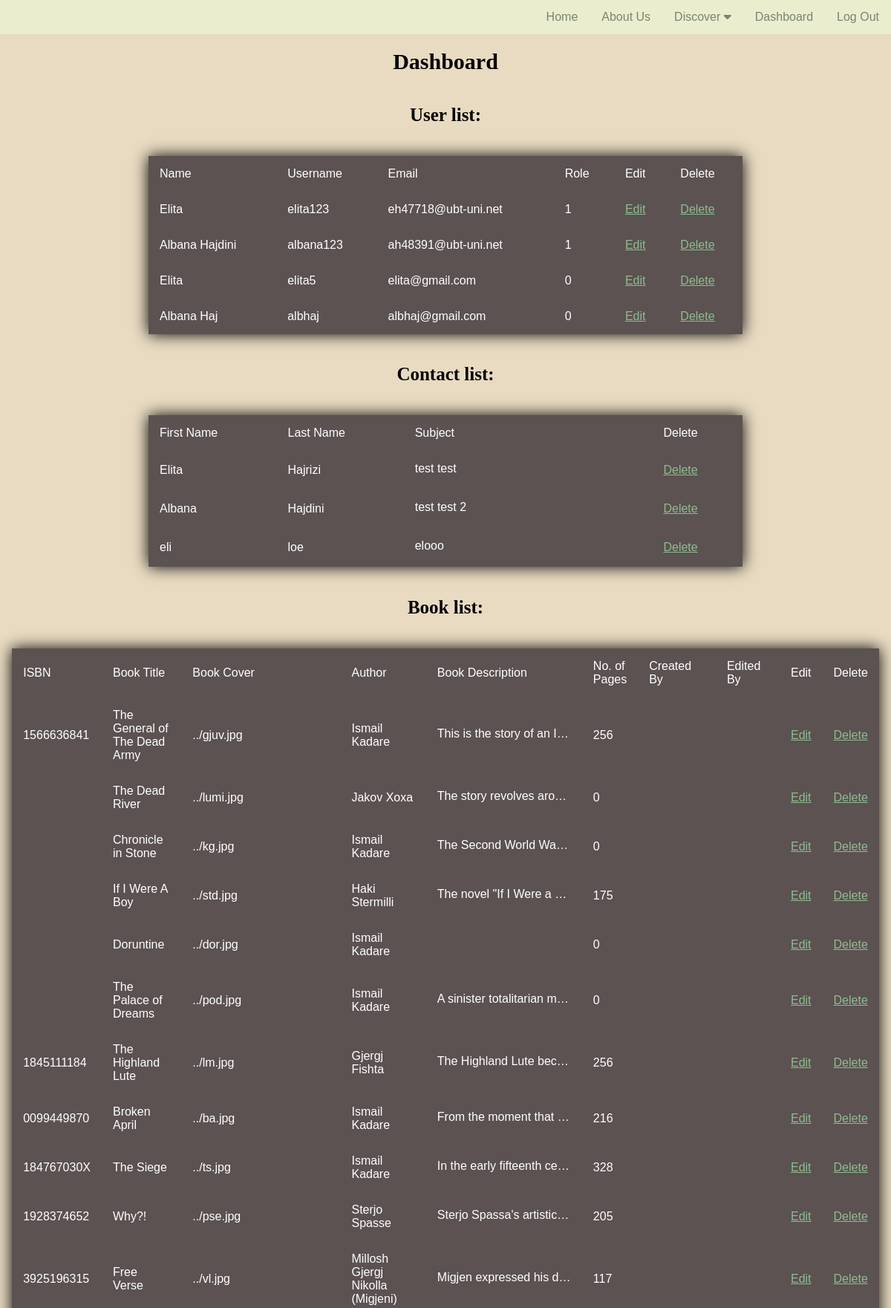
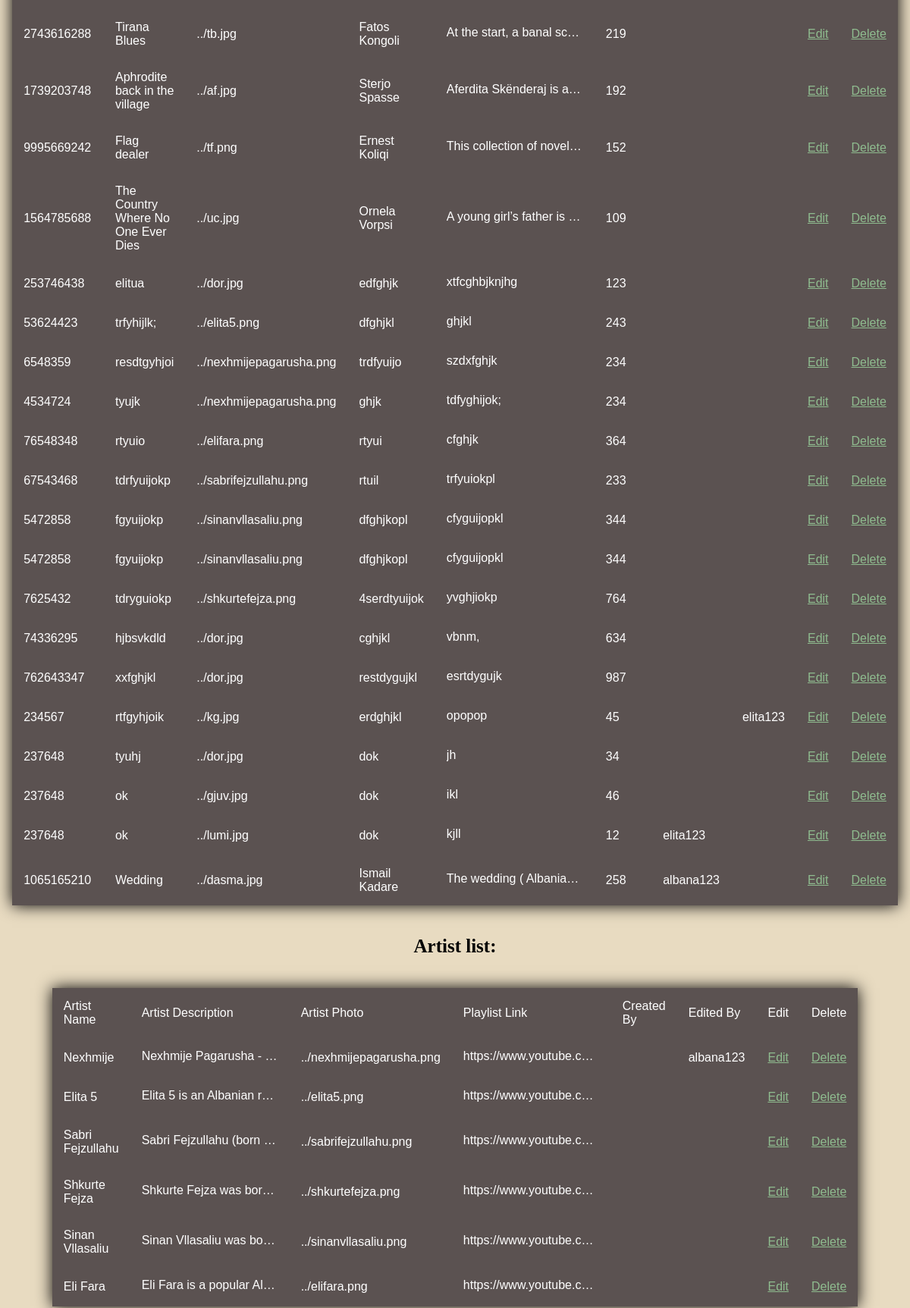
Page /phpFiles/dashboard.php (signed in, upper part) on the committed database (2 pictures, top to bottom).
### tables this page shows
CREATE TABLE `webusers` (
  `userid` int(11) NOT NULL,
  `name` varchar(255) NOT NULL,
  `username` varchar(255) NOT NULL,
  `password` binary(60) NOT NULL,
  `email` varchar(255) NOT NULL,
  `role` int(11) NOT NULL
);

CREATE TABLE `contact` (
  `contactid` int(11) NOT NULL,
  `firstname` varchar(255) NOT NULL,
  `lastname` varchar(255) NOT NULL,
  `subject` varchar(255) NOT NULL
);

CREATE TABLE `books` (
  `bookid` int(11) NOT NULL,
  `titulli` varchar(255) NOT NULL,
  `foto` varchar(255) NOT NULL,
  `autori` varchar(255) NOT NULL,
  `pershkrimi` text NOT NULL,
  `isbn` varchar(13) NOT NULL,
  `pagenr` int(11) NOT NULL,
  `created_by` varchar(255) NOT NULL,
  `edited_by` varchar(255) NOT NULL
);

CREATE TABLE `music` (
  `artistid` int(11) NOT NULL,
  `name` varchar(255) NOT NULL,
  `description` varchar(255) NOT NULL,
  `foto` varchar(255) NOT NULL,
  `created_by` varchar(255) NOT NULL,
  `edited_by` varchar(255) NOT NULL,
  `link` varchar(255) NOT NULL
);

### phpFiles/dbConfig.php (called while the page is built, shortened)
<?php
class DatabasePDOConfiguration{
	private $connection;
	private $host = "localhost";
	private $dbname = "projektiweb-1";
	private $username = "root";
	private $password = "";
	protected function getConnection(){
		return $this -> connection;
	}
	protected function createConnection(){
		$this -> connection = new PDO("mysql:host=$this->host;dbname=$this->dbname",$this->username,$this->password);
		$this -> connection -> setAttribute(PDO::ATTR_ERRMODE, PDO::ERRMODE_EXCEPTION);
	}
}

### phpFiles/userMapper.php (called while the page is built, shortened)
<?php
require_once 'dbConfig.php';
class UserMapper extends DatabasePDOConfiguration{
	private $conn;
	public function __construct(){
		$this -> conn = $this -> getConnection();
	}
	public function getAllUsers(){
		$this -> query = "select *  from webusers";
		$statement = $this -> conn -> prepare($this -> query);
		$statement -> execute();
		$result = $statement -> fetchAll(PDO::FETCH_ASSOC);
		return $result;
	}
	public function getAllContactData(){
		$this -> query = "select *  from contact";
		$statement = $this->conn-> prepare($this -> query);
		$statement -> execute();
		$result = $statement -> fetchAll(PDO::FETCH_ASSOC);
		return $result;
	}
	public function getAllBooks(){
		$this -> query = "select *  from books";
		$statement = $this->conn-> prepare($this -> query);
		$statement -> execute();
		$result = $statement -> fetchAll(PDO::FETCH_ASSOC);
		return $result;
	}
	public function getAllArtists(){
		$this -> query = "select *  from music";
		$statement = $this->conn-> prepare($this -> query);
		$statement -> execute();
		$result = $statement -> fetchAll(PDO::FETCH_ASSOC);
		return $result;
	}
}

### phpFiles/dashboard.php (the view, shortened to what this page needs)
<?php
include_once 'header.php';
include_once 'userMapper.php';
if (isset($_SESSION["role"]) && $_SESSION["role"] == 1) {
    $mapper =  new UserMapper();
    $userList = $mapper->getAllUsers();
	$contactList = $mapper->getAllContactData();
	$bookList = $mapper->getAllBooks();
	$musicList = $mapper->getAllArtists();
} else {
    header("Location:./phpPages/getInvolved.php");
}
?>
<div class="dashboard_body">
		<h1>Dashboard</h1>
    <div class="dashb_list">
        <h2>User list:</h2>
		<table class="dashboard_table">
            <thead>
                <tr>
                    <td>Name</td>
                    <td>Username</td>
                    <td>Email</td>
                    <td>Role</td>
                    <td>Edit</td>
                    <td>Delete</td>
                </tr>
            </thead>
            <tbody>
				 <?php
                foreach ($userList as $user) {
                ?>
                    <tr>
                        <td><?php echo $user['name']; ?></td>
                        <td><?php echo $user['username']; ?></td>
                        <td><?php echo $user['email']; ?></td>
                        <td><?php echo $user['role']; ?></td>
						<td><a href=<?php echo "edit.php?id=" . $user['userid'];
                                    ?>>Edit</td>
                        <td><a href=<?php echo "delUser.php?id=" . $user['userid'];
                                    ?>>Delete</td>
                    </tr>
                <?php
                }
                ?>
            </tbody>
        </table>
    </div>
    <div class="dashb_list">
        <h2>Contact list:</h2>
		<table class="dashboard_table">
            <thead>
                <tr>
                    <td>First Name</td>
                    <td>Last Name</td>
                    <td>Subject</td>
                    <td>Delete</td>
                </tr>
            </thead>
            <tbody>
				 <?php
                foreach ($contactList as $contact) {
                ?>
                    <tr>
                        <td><?php echo $contact['firstname']; ?></td>
                        <td><?php echo $contact['lastname']; ?></td>
                        <td><span><?php echo $contact['subject']; ?></span></td>
                        <td><a href=<?php echo "delContact.php?id=" . $contact['contactid'];
                                    ?>>Delete</td>
                    </tr>
                <?php
                }
                ?>
            </tbody>
        </table>
    </div>
    <div class="dashb_list">
        <h2>Book list:</h2>
		<table class="dashboard_table">
            <thead>
                <tr>
                    <td>ISBN</td>
                    <td>Book Title</td>
                    <td>Book Cover</td>
                    <td>Author</td>
                    <td>Book Description</td>
                    <td>No. of Pages</td>
                    <td>Created By</td>
                    <td>Edited By</td>
                    <td>Edit</td>
                    <td>Delete</td>
                </tr>
            </thead>
            <tbody>
				 <?php
                foreach ($bookList as $book) {
                ?>
                    <tr>
                        <td><?php echo $book['isbn']; ?></td>
                        <td><?php echo $book['titulli']; ?></td>
                        <td><?php echo $book['foto']; ?></td>
                        <td><?php echo $book['autori']; ?></td>
                        <td><span><?php echo $book['pershkrimi']; ?></span></td>
                        <td><?php echo $book['pagenr']; ?></td>
                        <td><?php echo $book['created_by']; ?></td>
                        <td><?php echo $book['edited_by']; ?></td>
                        <td><a href=<?php echo "editBook.php?id=" . $book['bookid'];
                                    ?>>Edit</td>
                        <td><a href=<?php echo "delBook.php?id=" . $book['bookid'];
                                    ?>>Delete</td>
                    </tr>
                <?php
                }
                ?>
            </tbody>
        </table>
    </div>
        <div class="dashb_list">
        <h2>Artist list:</h2>
		<table class="dashboard_table">
            <thead>
                <tr>
                    <td>Artist Name</td>
                    <td>Artist Description</td>
                    <td>Artist Photo</td>
                    <td>Playlist Link</td>
                    <td>Created By</td>
                    <td>Edited By</td>
                    <td>Edit</td>
                    <td>Delete</td>
                </tr>
            </thead>
            <tbody>
				 <?php
                foreach ($musicList as $music) {
                ?>
                    <tr>
                        <td><?php echo $music['name']; ?></td>
                        <td><span><?php echo $music['description']; ?></span></td>
                        <td><?php echo $music['foto']; ?></td>
                        <td><span><?php echo $music['link']; ?></span></td>
                        <td><?php echo $music['created_by']; ?></td>
                        <td><?php echo $music['edited_by']; ?></td>
                        <td><a href=<?php echo "editMusic.php?id=" . $music['artistid'];
                                    ?>>Edit</td>
                        <td><a href=<?php echo "delArtist.php?id=" . $music['artistid'];
                                    ?>>Delete</td>
                    </tr>
                <?php
                }
                ?>
            </tbody>
        </table>
    </div>
</div>
<?php
include 'footer.php'
?>

### css/style.css (style rules this page uses)
* { box-sizing: border-box; font-family: 'Popins', sans-serif; }
html, body { height: 100%; background-color: #e8dbc1; }
body { margin: 0; height: 100%; }
.dashb_list span { display: inline-block; width: 180px; white-space: nowrap; overflow: hidden !important; text-overflow: ellipsis; }
.dashboard_body h1 { font-family:Georgia, 'Times New Roman', Times, serif; text-align: center; font-size: 30px; }
.dashb_list h2 { font-family:Georgia, 'Times New Roman', Times, serif; text-align: center; font-size: 25px; }
.dashb_list { display: flex; flex-direction: column; align-items: center; }
table { margin: 20px; width: 800px; border-collapse: collapse; overflow: hidden; box-shadow: 0 0 20px; }
th,td { padding: 15px; background-color: #5b5251; color: #fff; }
table a { color: darkseagreen; }

### rows in the picture
webusers: name "Elita", username "elita123", email "eh47718@ubt-uni.net", role "1"
webusers: name "Albana Hajdini", username "albana123", email "ah48391@ubt-uni.net", role "1"
webusers: name "Elita", username "elita5", email "elita@gmail.com", role "0"
webusers: name "Albana Haj", username "albhaj", email "albhaj@gmail.com", role "0"
contact: firstname "Elita", lastname "Hajrizi", subject "test test"
contact: firstname "Albana", lastname "Hajdini", subject "test test 2"
contact: firstname "eli", lastname "loe", subject "elooo"
books: isbn "1566636841", titulli "The General of The Dead Army", foto "../gjuv.jpg", autori "Ismail Kadare", pershkrimi "This is the story of an I…", pagenr "256"
books: titulli "The Dead River", foto "../lumi.jpg", autori "Jakov Xoxa", pershkrimi "The story revolves aro…", pagenr "0"
books: titulli "Chronicle in Stone", foto "../kg.jpg", autori "Ismail Kadare", pershkrimi "The Second World Wa…", pagenr "0"
books: titulli "If I Were A Boy", foto "../std.jpg", autori "Haki Stermilli", pershkrimi "The novel \"If I Were a…", pagenr "175"
books: titulli "Doruntine", foto "../dor.jpg", autori "Ismail Kadare", pagenr "0"
books: titulli "The Palace of Dreams", foto "../pod.jpg", autori "Ismail Kadare", pershkrimi "A sinister totalitarian m…", pagenr "0"
books: isbn "1845111184", titulli "The Highland Lute", foto "../lm.jpg", autori "Gjergj Fishta", pershkrimi "The Highland Lute bec…", pagenr "256"
books: isbn "0099449870", titulli "Broken April", foto "../ba.jpg", autori "Ismail Kadare", pershkrimi "From the moment that…", pagenr "216"
books: isbn "184767030X", titulli "The Siege", foto "../ts.jpg", autori "Ismail Kadare", pershkrimi "In the early fifteenth ce…", pagenr "328"
books: isbn "1928374652", titulli "Why?!", foto "../pse.jpg", autori "Sterjo Spasse", pershkrimi "Sterjo Spassa's artistic…", pagenr "205"
books: isbn "3925196315", titulli "Free Verse", foto "../vl.jpg", autori "Millosh Gjergj Nikolla (Migjeni)", pershkrimi "Migjen expressed his d…", pagenr "117"
books: isbn "2743616288", titulli "Tirana Blues", foto "../tb.jpg", autori "Fatos Kongoli", pershkrimi "At the start, a banal sc…", pagenr "219"
books: isbn "1739203748", titulli "Aphrodite back in the village", foto "../af.jpg", autori "Sterjo Spasse", pershkrimi "Aferdita Skënderaj is a…", pagenr "192"
books: isbn "9995669242", titulli "Flag dealer", foto "../tf.png", autori "Ernest Koliqi", pershkrimi "This collection of novel…", pagenr "152"
books: isbn "1564785688", titulli "The Country Where No One Ever Dies", foto "../uc.jpg", autori "Ornela Vorpsi", pershkrimi "A young girl’s father is…", pagenr "109"
books: isbn "253746438", titulli "elitua", foto "../dor.jpg", autori "edfghjk", pershkrimi "xtfcghbjknjhg", pagenr "123"
books: isbn "53624423", titulli "trfyhijlk;", foto "../elita5.png", autori "dfghjkl", pershkrimi "ghjkl", pagenr "243"
books: isbn "6548359", titulli "resdtgyhjoi", foto "../nexhmijepagarusha.png", autori "trdfyuijo", pershkrimi "szdxfghjk", pagenr "234"
books: isbn "4534724", titulli "tyujk", foto "../nexhmijepagarusha.png", autori "ghjk", pershkrimi "tdfyghijok;", pagenr "234"
books: isbn "76548348", titulli "rtyuio", foto "../elifara.png", autori "rtyui", pershkrimi "cfghjk", pagenr "364"
books: isbn "67543468", titulli "tdrfyuijokp", foto "../sabrifejzullahu.png", autori "rtuil", pershkrimi "trfyuiokpl", pagenr "233"
books: isbn "5472858", titulli "fgyuijokp", foto "../sinanvllasaliu.png", autori "dfghjkopl", pershkrimi "cfyguijopkl", pagenr "344"
books: isbn "5472858", titulli "fgyuijokp", foto "../sinanvllasaliu.png", autori "dfghjkopl", pershkrimi "cfyguijopkl", pagenr "344"
books: isbn "7625432", titulli "tdryguiokp", foto "../shkurtefejza.png", autori "4serdtyuijok", pershkrimi "yvghjiokp", pagenr "764"
books: isbn "74336295", titulli "hjbsvkdld", foto "../dor.jpg", autori "cghjkl", pershkrimi "vbnm,", pagenr "634"
books: isbn "762643347", titulli "xxfghjkl", foto "../dor.jpg", autori "restdygujkl", pershkrimi "esrtdygujk", pagenr "987"
books: isbn "234567", titulli "rtfgyhjoik", foto "../kg.jpg", autori "erdghjkl", pershkrimi "opopop", pagenr "45", edited_by "elita123"
books: isbn "237648", titulli "tyuhj", foto "../dor.jpg", autori "dok", pershkrimi "jh", pagenr "34"
books: isbn "237648", titulli "ok", foto "../gjuv.jpg", autori "dok", pershkrimi "ikl", pagenr "46"
books: isbn "237648", titulli "ok", foto "../lumi.jpg", autori "dok", pershkrimi "kjll", pagenr "12", created_by "elita123"
books: isbn "1065165210", titulli "Wedding", foto "../dasma.jpg", autori "Ismail Kadare", pershkrimi "The wedding ( Albania…", pagenr "258", created_by "albana123"
music: name "Nexhmije", description "Nexhmije Pagarusha -…", foto "../nexhmijepagarusha.png", link "https://www.youtube.c…", edited_by "albana123"
music: name "Elita 5", description "Elita 5 is an Albanian r…", foto "../elita5.png", link "https://www.youtube.c…"
music: name "Sabri Fejzullahu", description "Sabri Fejzullahu (born…", foto "../sabrifejzullahu.png", link "https://www.youtube.c…"
music: name "Shkurte Fejza", description "Shkurte Fejza was bor…", foto "../shkurtefejza.png", link "https://www.youtube.c…"
music: name "Sinan Vllasaliu", description "Sinan Vllasaliu was bo…", foto "../sinanvllasaliu.png", link "https://www.youtube.c…"
music: name "Eli Fara", description "Eli Fara is a popular Al…", foto "../elifara.png", link "https://www.youtube.c…"
